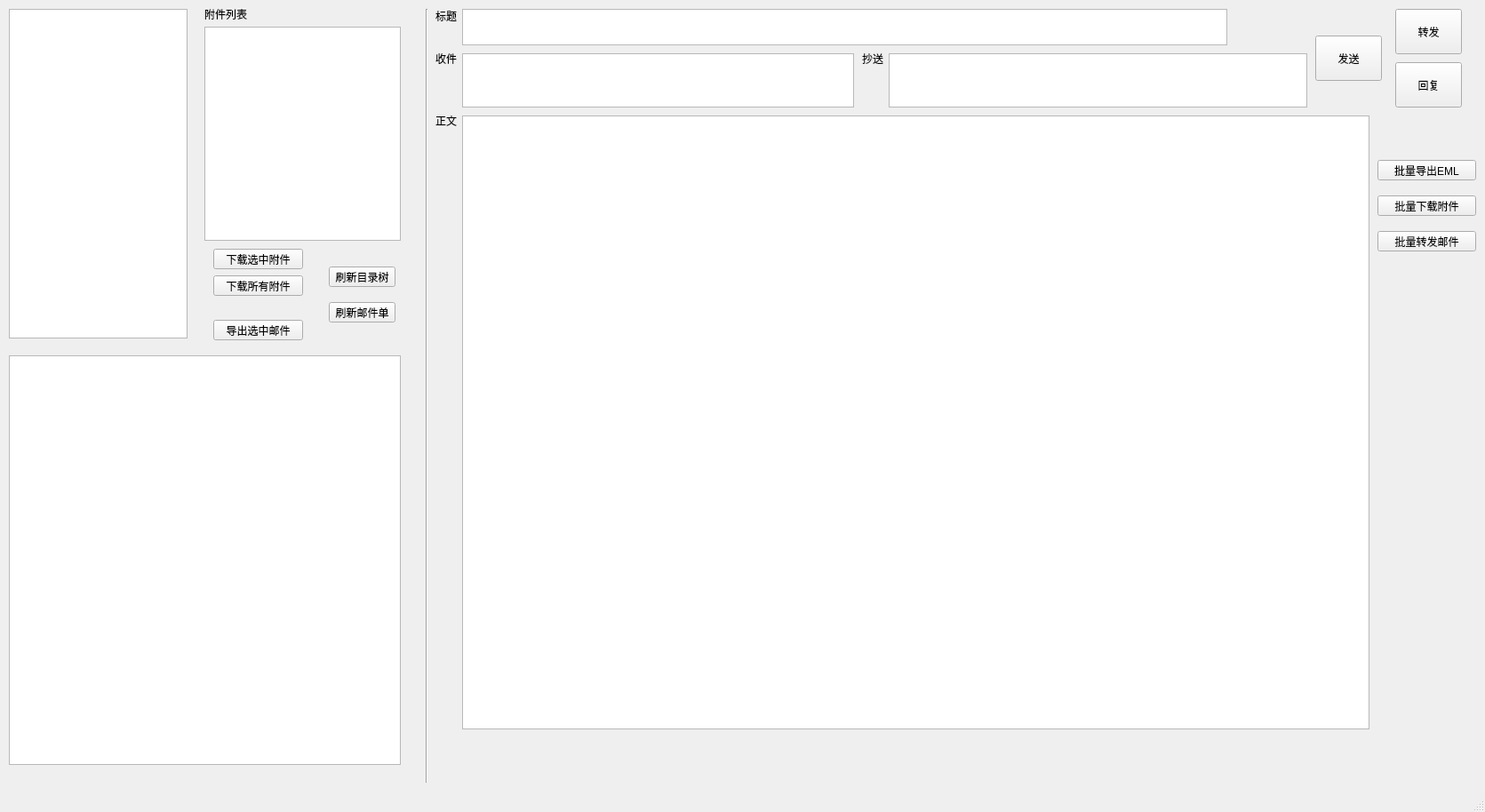
<?xml version="1.0" encoding="UTF-8"?>
<ui version="4.0">
 <class>MainWindow</class>
 <widget class="QMainWindow" name="MainWindow">
  <property name="geometry">
   <rect>
    <x>0</x>
    <y>0</y>
    <width>1671</width>
    <height>914</height>
   </rect>
  </property>
  <property name="windowTitle">
   <string>MainWindow</string>
  </property>
  <widget class="QWidget" name="centralwidget">
   <widget class="Line" name="line_2">
    <property name="geometry">
     <rect>
      <x>470</x>
      <y>10</y>
      <width>20</width>
      <height>871</height>
     </rect>
    </property>
    <property name="orientation">
     <enum>Qt::Vertical</enum>
    </property>
   </widget>
   <widget class="QTreeView" name="treeView">
    <property name="geometry">
     <rect>
      <x>10</x>
      <y>10</y>
      <width>201</width>
      <height>371</height>
     </rect>
    </property>
   </widget>
   <widget class="QListView" name="listView">
    <property name="geometry">
     <rect>
      <x>10</x>
      <y>400</y>
      <width>441</width>
      <height>461</height>
     </rect>
    </property>
   </widget>
   <widget class="QListView" name="listView_2">
    <property name="geometry">
     <rect>
      <x>230</x>
      <y>30</y>
      <width>221</width>
      <height>241</height>
     </rect>
    </property>
   </widget>
   <widget class="QPushButton" name="pushButton">
    <property name="geometry">
     <rect>
      <x>240</x>
      <y>280</y>
      <width>101</width>
      <height>23</height>
     </rect>
    </property>
    <property name="text">
     <string>下载选中附件</string>
    </property>
   </widget>
   <widget class="QPushButton" name="pushButton_2">
    <property name="geometry">
     <rect>
      <x>240</x>
      <y>310</y>
      <width>101</width>
      <height>23</height>
     </rect>
    </property>
    <property name="text">
     <string>下载所有附件</string>
    </property>
   </widget>
   <widget class="QTextEdit" name="textEdit">
    <property name="geometry">
     <rect>
      <x>520</x>
      <y>130</y>
      <width>1021</width>
      <height>691</height>
     </rect>
    </property>
   </widget>
   <widget class="QPushButton" name="pushButton_3">
    <property name="geometry">
     <rect>
      <x>240</x>
      <y>360</y>
      <width>101</width>
      <height>23</height>
     </rect>
    </property>
    <property name="text">
     <string>导出选中邮件</string>
    </property>
   </widget>
   <widget class="QTextEdit" name="textEdit_2">
    <property name="geometry">
     <rect>
      <x>520</x>
      <y>10</y>
      <width>861</width>
      <height>41</height>
     </rect>
    </property>
   </widget>
   <widget class="QTextEdit" name="textEdit_3">
    <property name="geometry">
     <rect>
      <x>520</x>
      <y>60</y>
      <width>441</width>
      <height>61</height>
     </rect>
    </property>
   </widget>
   <widget class="QTextEdit" name="textEdit_4">
    <property name="geometry">
     <rect>
      <x>1000</x>
      <y>60</y>
      <width>471</width>
      <height>61</height>
     </rect>
    </property>
   </widget>
   <widget class="QPushButton" name="pushButton_4">
    <property name="geometry">
     <rect>
      <x>1550</x>
      <y>180</y>
      <width>111</width>
      <height>23</height>
     </rect>
    </property>
    <property name="text">
     <string>批量导出EML</string>
    </property>
   </widget>
   <widget class="QPushButton" name="pushButton_5">
    <property name="geometry">
     <rect>
      <x>1550</x>
      <y>220</y>
      <width>111</width>
      <height>23</height>
     </rect>
    </property>
    <property name="text">
     <string>批量下载附件</string>
    </property>
   </widget>
   <widget class="QPushButton" name="pushButton_6">
    <property name="geometry">
     <rect>
      <x>1550</x>
      <y>260</y>
      <width>111</width>
      <height>23</height>
     </rect>
    </property>
    <property name="text">
     <string>批量转发邮件</string>
    </property>
   </widget>
   <widget class="QPushButton" name="pushButton_7">
    <property name="geometry">
     <rect>
      <x>370</x>
      <y>300</y>
      <width>75</width>
      <height>23</height>
     </rect>
    </property>
    <property name="text">
     <string>刷新目录树</string>
    </property>
   </widget>
   <widget class="QPushButton" name="pushButton_8">
    <property name="geometry">
     <rect>
      <x>370</x>
      <y>340</y>
      <width>75</width>
      <height>23</height>
     </rect>
    </property>
    <property name="text">
     <string>刷新邮件单</string>
    </property>
   </widget>
   <widget class="QLabel" name="label">
    <property name="geometry">
     <rect>
      <x>490</x>
      <y>10</y>
      <width>54</width>
      <height>16</height>
     </rect>
    </property>
    <property name="text">
     <string>标题</string>
    </property>
   </widget>
   <widget class="QLabel" name="label_2">
    <property name="geometry">
     <rect>
      <x>490</x>
      <y>60</y>
      <width>54</width>
      <height>12</height>
     </rect>
    </property>
    <property name="text">
     <string>收件</string>
    </property>
   </widget>
   <widget class="QLabel" name="label_3">
    <property name="geometry">
     <rect>
      <x>970</x>
      <y>60</y>
      <width>54</width>
      <height>12</height>
     </rect>
    </property>
    <property name="text">
     <string>抄送</string>
    </property>
   </widget>
   <widget class="QLabel" name="label_4">
    <property name="geometry">
     <rect>
      <x>490</x>
      <y>130</y>
      <width>54</width>
      <height>12</height>
     </rect>
    </property>
    <property name="text">
     <string>正文</string>
    </property>
   </widget>
   <widget class="QLabel" name="label_5">
    <property name="geometry">
     <rect>
      <x>230</x>
      <y>10</y>
      <width>54</width>
      <height>12</height>
     </rect>
    </property>
    <property name="text">
     <string>附件列表</string>
    </property>
   </widget>
   <widget class="QPushButton" name="pushButton_9">
    <property name="geometry">
     <rect>
      <x>1480</x>
      <y>40</y>
      <width>75</width>
      <height>51</height>
     </rect>
    </property>
    <property name="text">
     <string>发送</string>
    </property>
   </widget>
   <widget class="QPushButton" name="pushButton_10">
    <property name="geometry">
     <rect>
      <x>1570</x>
      <y>10</y>
      <width>75</width>
      <height>51</height>
     </rect>
    </property>
    <property name="text">
     <string>转发</string>
    </property>
   </widget>
   <widget class="QPushButton" name="pushButton_11">
    <property name="geometry">
     <rect>
      <x>1570</x>
      <y>70</y>
      <width>75</width>
      <height>51</height>
     </rect>
    </property>
    <property name="text">
     <string>回复</string>
    </property>
   </widget>
  </widget>
  <widget class="QMenuBar" name="menubar">
   <property name="geometry">
    <rect>
     <x>0</x>
     <y>0</y>
     <width>1671</width>
     <height>23</height>
    </rect>
   </property>
  </widget>
  <widget class="QStatusBar" name="statusbar"/>
 </widget>
 <resources/>
 <connections/>
</ui>
